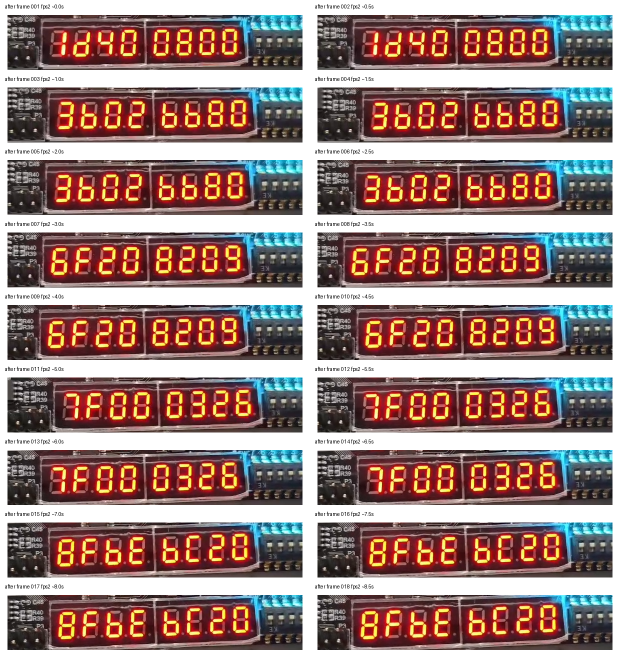
#> input picture development/player_dynamic_text_cadence_probe/build/board_feedback_20261011/after/contact_1.png, 1240 x 1305 px, given as the content of the folder xt_cadence_probe/build/board_feedback_20261011/before/frames, which was not available (shown at 1/2 size)
$ python make_contacts.py
#> lines starting #> are read from the running program, lines starting #| are printed output that depends on the picture; after the words box and inside, x2 and y2 are one past the last pixel; in counts of white or black regions, pixels touching at a corner belong together
from pathlib import Path
from PIL import Image,ImageDraw
import numpy as np
root=Path('development/player_dynamic_text_cadence_probe/build/board_feedback_20261011')
for mode in ['before','after']:
    tiles=[]
    out=root/mode
    (out/'crops').mkdir(exist_ok=True)
    for i,p in enumerate(sorted((out/'frames').glob('*.png'))):
        im=Image.open(p).convert('RGB')
#> im is the input picture: PIL image 1240x1305 RGB; mean R, G, B 153.6, 126, 121.2
        a=np.asarray(im).astype('int32')
        m=(a[:,:,0]>130)&(a[:,:,0]>a[:,:,1]*1.4)&(a[:,:,0]>a[:,:,2]*1.4)
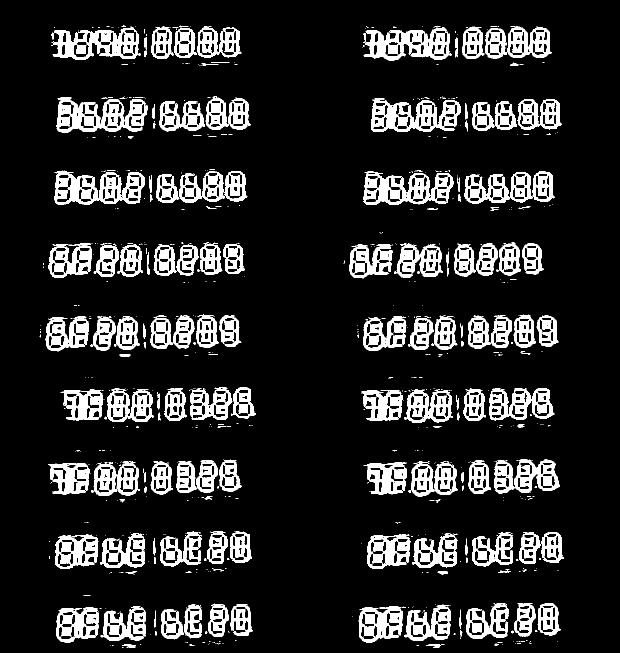
#> m: shape (1305, 1240) bool (shown at 1/2 size); 13.3% white; 981 white regions (780 under 20 px), largest, box (x1, y1, x2, y2) and area: (113, 195, 295, 265) 6246, (109, 344, 289, 410) 6239, (742, 197, 921, 264) 6005
        counts=m[300:540,350:940].sum(axis=1)
#> counts = 240 values, max 224 at index 203, min 0 at index 0, mean 85.29
        cy=300+int(np.argmax(np.convolve(counts,np.ones(65),mode='same')))
#> cy = 375
        cr=im.crop((350,cy-55,940,cy+55))
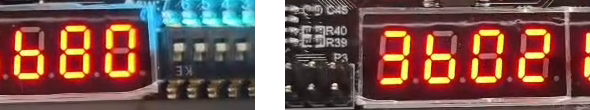
#> cr: PIL image 590x110 RGB; mean R, G, B 122.3, 87, 80.2
        cr.save(out/'crops'/p.name)
        tile=Image.new('RGB',(620,145),'white')
#> tile: PIL image 620x145 RGB; every value is 255
        tile.paste(cr,(15,30))
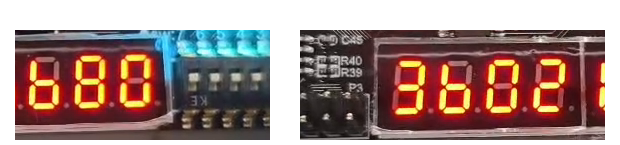
#> tile: PIL image 620x145 RGB; mean R, G, B 159.2, 133.8, 128.8
        ImageDraw.Draw(tile).text((10,7),f'{mode} frame {i+1:03d} fps2 ~{i*.5:.1f}s',fill='black')
        tiles.append(tile)
    for j in range(0,len(tiles),18):
        group=tiles[j:j+18]
        sheet=Image.new('RGB',(1240,145*((len(group)+1)//2)),(210,210,210))
        for k,tile in enumerate(group):sheet.paste(tile,(k%2*620,k//2*145))
        sheet.save(out/f'contact_{j//18+1}.png')
#> this loop made 1 pass
#> pass 1, `sheet.save(out/f'contact_{j//18+1}.png')`:
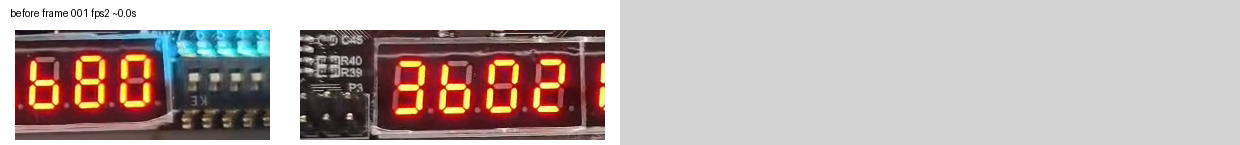
#> saved as contact_1.png: PIL image 1240x145 RGB; mean R, G, B 184.2, 171.5, 169
print('contact sheets ready')
